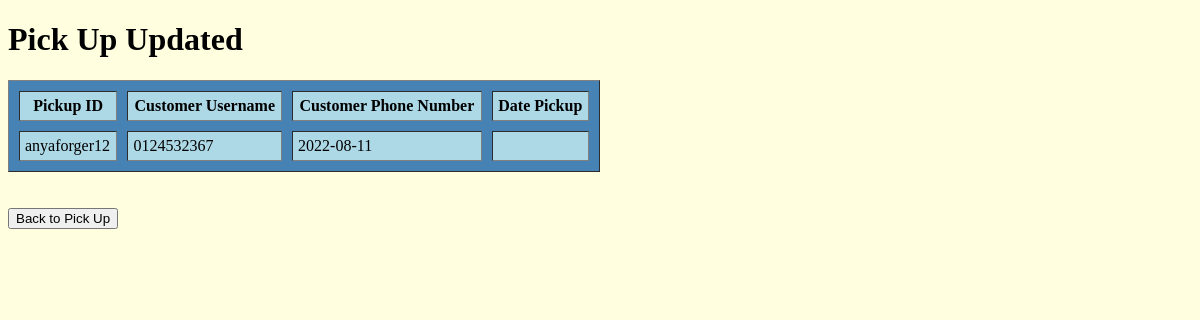
/editpickupprocess.php, run on an earlier commit of the app's database.
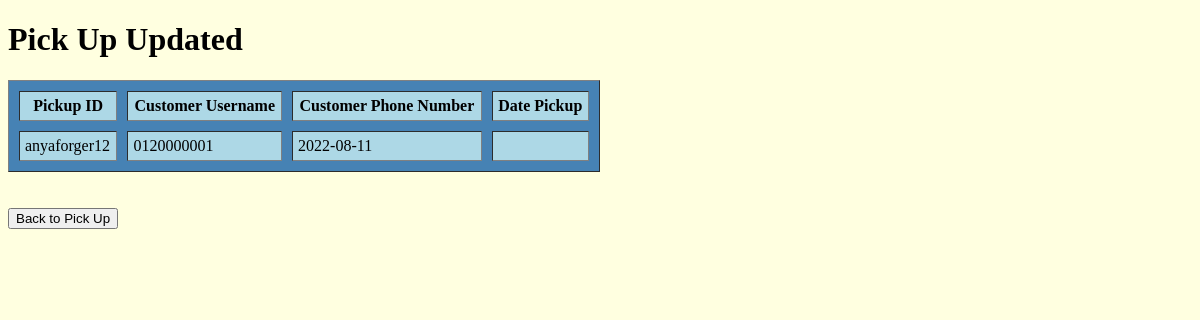
And on a later commit of the database.
### tables this page shows
CREATE TABLE `pickup` (
  `Cust_username` varchar(20) NOT NULL,
  `Cust_phonenum` varchar(12) NOT NULL,
  `Date_pickup` date NOT NULL
);

### editpickupprocess.php (the view, shortened to what this page needs)
<!DOCTYPE html>
<html lang="en">
	<head>
	</head>
<body>
	<h1> Pick Up Updated</h1>
<?php
include 'conn.php';
echo "<table cellpadding=5 cellspacing=10 border=1 width=50% class='center' bgcolor=steelblue>
<tr><th colspan=1 rowspan=1 bgcolor=lightblue>Pickup ID</th>";
echo "<th colspan=1 rowspan=1 bgcolor=lightblue>Customer Username</th>";
echo "<th colspan=1 rowspan=1 bgcolor=lightblue>Customer Phone Number</th>";
echo "<th colspan=1 rowspan=1 bgcolor=lightblue>Date Pickup</th></tr>";
$result= mysqli_query($conn, "select * from pickup");
$row= mysqli_fetch_row($result);
echo "<td colspan=1 rowspan=1 bgcolor=lightblue>$row[0]</td>";
	echo "<td colspan=1 rowspan=1 bgcolor=lightblue>$row[1]</td>";
	echo "<td colspan=1 rowspan=1 bgcolor=lightblue>$row[2]</td>";
	echo "<td colspan=1 rowspan=1 bgcolor=lightblue>$row[3]</td>";
	echo "</table><br><br>";
?>
<button onclick= "document.location= 'pickup.php'">Back to Pick Up</button>
</body>
</html>

What changed in the data, as far as the page shows it:
changed pickup "anyaforger12": Cust_phonenum "0124532367" → "0120000001"
